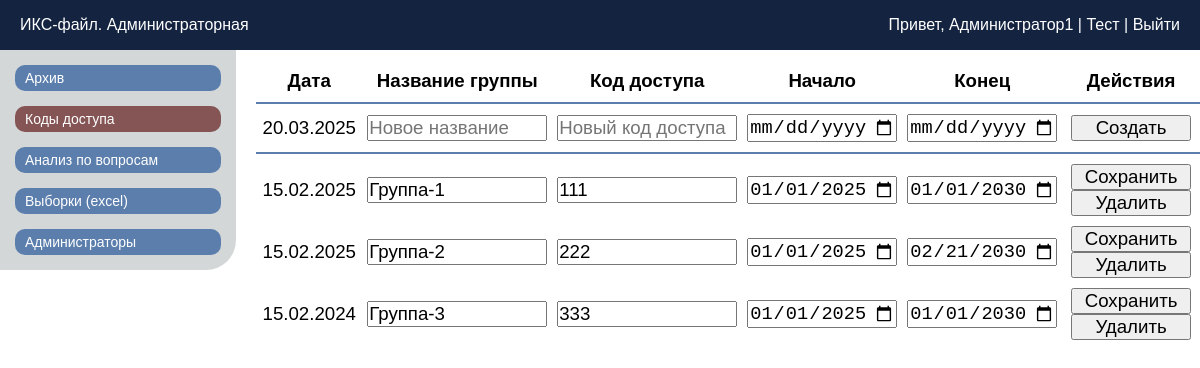
The page /cab_codes (signed in) on the database its author committed.
### tables this page shows
CREATE TABLE ISeC_accessCodes (
    codeId TEXT PRIMARY KEY,
    testGroup TEXT UNIQUE,
    code TEXT UNIQUE,
    dateFrom TEXT,
    dateUntil TEXT
);

### app.py (the view)
@app.route('/cab_codes')
def cab_codes():
    if 'admin_data' not in session:
        return redirect(url_for('cab_login'))
    conn = get_db_connection()
    cursor = conn.cursor()
    cursor.execute("SELECT codeId, testGroup, code, dateFrom, dateUntil FROM ISeC_accessCodes")
    access_codes = cursor.fetchall()
    cursor.close()
    conn.close()
    codes_list = []
    for row in access_codes:
        codes_list.append({
            'code_id': row[0],
            'test_group': row[1],
            'code': row[2],
            'start_date': datetime.strptime(row[3], '%Y-%m-%d').date().strftime('%Y-%m-%d'),
            'end_date': datetime.strptime(row[4], '%Y-%m-%d').date().strftime('%Y-%m-%d')
        })
    def sort_key(item):
        date_str = item['test_group'][:10]  # Берем первые 10 символов
        group_name_str = item['test_group'][11:]  # От 10 до последнего символа
        date_parts = date_str.split('.')  # Разбиваем по точкам
        formatted_date = f"{date_parts[2]}{date_parts[1]}{date_parts[0]}"  # YYYYMMDD
        return (formatted_date, group_name_str)  # Сначала по дате, потом по имени группы
    sorted_codes_list = sorted(codes_list, key=sort_key)
    sorted_codes_list.sort(key=lambda x: x['test_group'][:10], reverse=True)
    return render_template('cab_codes.html', codesRows=sorted_codes_list)

### app.py (called while the page is built)
def get_db_connection():
    try:
        db_path = os.path.join(os.path.dirname(__file__), 'database/ISeC_database.db')
        if not os.path.exists(db_path):
            print(f"База данных не найдена по пути: {db_path}")
        print("Попытка подключения к базе данных...")
        conn = sqlite3.connect(db_path)  # Укажите путь к вашей базе данных
        conn.row_factory = sqlite3.Row  # Позволяет обращаться к столбцам по именам
        print("Подключение успешно.")
        return conn
    except sqlite3.Error as e:
        print(f"Ошибка подключения к базе данных: {e}")
        return None

### templates/cab_codes.html (shortened to what this page needs)
<!doctype html>
<html lang="ru">
<head>
	<link rel="stylesheet" href="{{ url_for('static', filename='css/style_adminCab.css') }}">
</head>
<body>
	<header class="header">
		<div class="header_ISeC">ИКС-файл. Администраторная</div>
		<div class="header_admin">
			<span>
				Привет, <a href="{{ url_for('index') }}">{{ session['admin_data']['adminName'] }}</a> |
				<a href="{{ url_for('index') }}">Тест</a> |
				<a href="{{ url_for('cab_logout') }}">Выйти</a>
			</span>
		</div>
	</header>
	<main class="main">
		<div class="side_menu">
			<button class="btn_sidelink" id="btn_cab_archive">
				Архив
			</button>
			<button class="btn_sidelink_actual" id="btn_cab_codes">
				Коды доступа
			</button>
			<button class="btn_sidelink" id="btn_cab_analysis">
				Анализ по вопросам
			</button>
			<button class="btn_sidelink" id="btn_cab_excelgen">
				Выборки (excel)
			</button>
			<button class="btn_sidelink" id="btn_cab_admins">
				Администраторы
			</button>
		</div>
        {% if session.admin_data.codesAccess == 'true' %}
		<div class="central_codes">
			<table>
				<thead>
					<tr class="entrycode_head">
						<th class="entrycode_head_th_0">
							<p>Дата</p>
						</th>
						<th class="entrycode_head_th_1">
							<p>Название группы</p>
						</th>
						<th class="entrycode_head_th_2">
							<p>Код доступа</p>
						</th>
						<th class="entrycode_head_th_3">
							<p>Начало</p>
						</th>
						<th class="entrycode_head_th_4">
							<p>Конец</p>
						</th>
						<th class="entrycode_head_th_5">
							<p>Действия</p>
						</th>
					</tr>
				</thead>
				<tbody>
					<tr class="entrycode_block_create">
						<td class="entrycode_block_td_0" id="entrycode_block_td_0">
						</td>
						<td class="entrycode_block_td_1">
							<input type="text" name="test_group" autocomplete="off" placeholder="Новое название">
						</td>
						<td class="entrycode_block_td_2">
							<input type="text" name="code" autocomplete="off" placeholder="Новый код доступа">
						</td>
						<td class="entrycode_block_td_3">
							<input type="date" name="start_date">
						</td>
						<td class="entrycode_block_td_4">
							<input type="date" name="end_date">
						</td>
						<td class="entrycode_block_td_5">
							<button onclick="createCode(this)">Создать</button>
						</td>
					</tr>
					{% for codesRow in codesRows %}
					<tr class="entrycode_block">
						<td class="entrycode_block_td_0">
							{{ codesRow.test_group[:10] }}
						</td>
						<td class="entrycode_block_td_1">
							<input type="text" name="test_group" value="{{ codesRow.test_group[11:] }}" autocomplete="off">
						</td>
						<td class="entrycode_block_td_2">
							<input type="text" name="code" value="{{ codesRow.code }}" autocomplete="off">
						</td>
						<td class="entrycode_block_td_3">
							<input type="date" name="start_date" value="{{ codesRow.start_date }}">
						</td>
						<td class="entrycode_block_td_4">
							<input type="date" name="end_date" value="{{ codesRow.end_date }}">
						</td>
						<td class="entrycode_block_td_5">
							<button code_id="{{ codesRow.code_id }}" onclick="updateCode(this)">Сохранить</button>
							<button code_id="{{ codesRow.code_id }}" test_group="{{ codesRow.test_group }}"
								onclick="deleteCode(this)">Удалить</button>
						</td>
					</tr>
					{% endfor %}
				</tbody>
			</table>
		</div>
        {% else %}
        <span class="access_blocked">У Вас нет доступа к этой странице</span>
        {% endif %}
	</main>
</body>
</html>

### static/css/style_adminCab.css (style rules this page uses)
* { margin: 0; padding: 0; box-sizing: border-box; }
body { font-family: Arial, sans-serif; background-color: #ffffff; }
.header { width: 100%; height: 50px; display: flex; justify-content: space-between; align-items: center; padding: 0 10px; color: #ffffff; background-color: #142440; }
.header_ISeC { padding-left: 10px; }
.header_admin { text-align: right; padding-right: 10px; }
a { text-decoration: none; color: inherit; background-color: transparent; }
.main { display: flex; flex-direction: row; }
.side_menu { padding-top: 15px; display: flex; flex-direction: column; width: 250px; background-color: #d3d7d8; height: 220px; gap: 15px; border-bottom-right-radius: 30px; }
.btn_sidelink { color: #ffffff; background-color: #5b7ead; text-align: left; font-size: 14px; margin: 0 15px; padding: 5px 0 5px 10px; border-radius: 10px; border: none; cursor: pointer; }
.btn_sidelink_actual { color: #ffffff; background-color: #855555; text-align: left; font-size: 14px; margin: 0 15px; padding: 5px 0 5px 10px; border-radius: 10px; border: none; cursor: pointer; }
.entrycode_head, .entrycode_block_create { border-bottom: 2px solid #5b7ead; }
.entrycode_block_create td { padding: 10px 5px; }
.entrycode_head * { padding-bottom: 5px; }
.entrycode_block td { padding-top: 10px; }
.central_codes * { border-collapse: collapse; font-size: 14pt; }
.central_codes table { margin: 20px 0 0 20px; }
.entrycode_head_th_0 { width: 120px; }
.entrycode_block_td_0 { padding: 0 5px; text-align: center; }
.entrycode_head_th_1, .entrycode_block_td_1 input { width: 180px; }
.entrycode_block_td_1 { padding: 0 5px; }
.entrycode_head_th_2, .entrycode_block_td_2 input { width: 180px; }
.entrycode_block_td_2 { padding: 0 5px; }
.entrycode_head_th_3, .entrycode_block_td_3 input { width: 150px; }
.entrycode_block_td_3 { padding: 0 5px; }
.entrycode_head_th_4, .entrycode_block_td_4 input { width: 150px; }
.entrycode_block_td_4 { padding: 0 5px; }
.entrycode_block_td_5 { text-align: center; padding: 0 5px; width: 180px; }
.entrycode_block_td_5 button { width: 120px; }

### rows shown on the page
ISeC_accessCodes: testGroup "15.02.2025", test_group "Группа-1", code "111", start_date "01/01/2025", end_date "01/01/2030"
ISeC_accessCodes: testGroup "15.02.2025", test_group "Группа-2", code "222", start_date "01/01/2025", end_date "02/21/2030"
ISeC_accessCodes: testGroup "15.02.2024", test_group "Группа-3", code "333", start_date "01/01/2025", end_date "01/01/2030"

### other values the page prints
{{ session['admin_data']['adminName'] }} "Администратор1"
